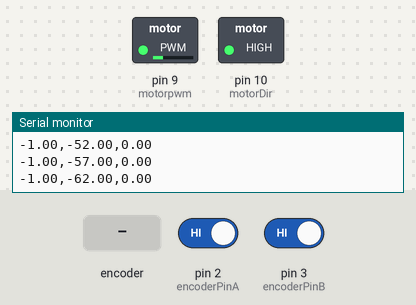
The sketch below on a simulated Arduino Uno, built with avr-gcc and run on an emulated ATmega328P. Parts: switched loads named in the sketch (green lamp = pin HIGH), the last lines printed to the serial monitor. The inputs (shaded band) are chosen by the test bench; at power-on: pin 2 (encoderPinA) HIGH, pin 3 (encoderPinB) HIGH.

Above: at 1.26 s.
1.3 s: rotary encoder on pin 2 (encoderPinA) / pin 3 (encoderPinB) turned 2 steps (second pin leading)
At 2.28 s:
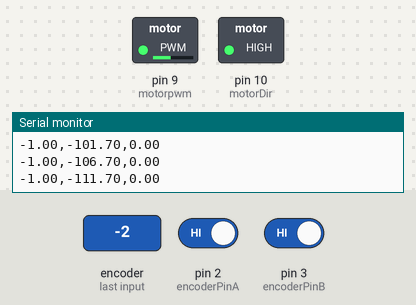
At 6.5 s:
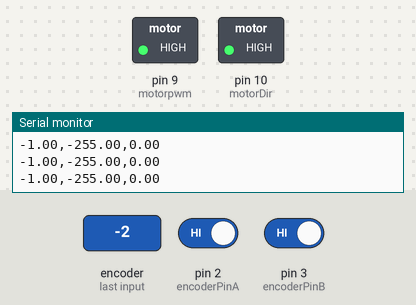
Timing chart, 0 to 8.0 s (numbered marks = the images above; inputs shaded):
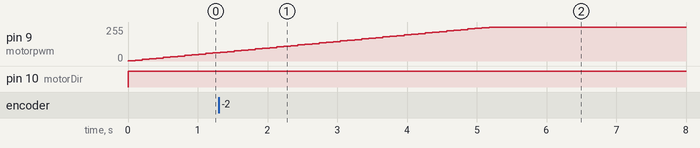

The sketch:

pid_test_speed2_LEFT.ino
```cpp
#include "pid.h"

void setup(){
  pinMode (encoderPinA, INPUT_PULLUP);
  pinMode (encoderPinB, INPUT_PULLUP);
  Serial.begin(115200);
  attachInterrupt (digitalPinToInterrupt (encoderPinA), readEncoderA, CHANGE);
  attachInterrupt (digitalPinToInterrupt (encoderPinB), readEncoderB, CHANGE);

  pinMode(motorDir, OUTPUT);
  pinMode(motorpwm, OUTPUT);

  TCCR1B = TCCR1B & 0b11111000 | 1;
}

void loop(){


  setpoint= 10*vx-5.985*w; //max 7.8 rad/s
  setpoint=-setpoint;
  control_pid();
  pwmOut(output);

  Serial.print(setpoint);
  Serial.print(",");
  Serial.print(output);
  Serial.print(",");
  Serial.println(pv);

  delay(100);

}
```

pid.h
```cpp
#define encoderPinA 2
#define encoderPinB 3
#define motorDir 10
#define motorpwm 9

float pv;
float setpoint;

volatile long  encoderValue = 0;
unsigned long previousMillis = 0;
long interval = 100;


float output, cv1, error, error1, error2;
float Kp=2, Kd=0.00, Ki=50, Tm=0.1;
float vx= 0.1;
float w=0.0;


void control_pid()
{
  unsigned long currentMillis = millis();
  if((currentMillis - previousMillis)>= interval){
    previousMillis = currentMillis;
    //    pv = 10* encoderValue * (60.0/8400.0) ; //rpm
    pv = 10* encoderValue * (2*PI/8400.0) ; //rad/seg
    encoderValue = 0;
  }
  //  setpoint = 60; //rpm setpoint 75 max

  error = setpoint - pv;


  output = cv1 + (Kp + Kd/Tm)*error + (-Kp + Ki*Tm - 2*Kd/Tm)*error1+ (Kd/Tm)*error2 ;
  cv1 = output;
  error2 = error1;
  error1 = error;

  if(output > 255.0){
    output = 255.0;
  }else if (output < -255.0) {
    output = -255.0;
  }

}

void readEncoderA()
{
  if (digitalRead(encoderPinA) != digitalRead(encoderPinB))
  {
    encoderValue++;
  }
  else
  {
    encoderValue--;
  }
}

void readEncoderB()
{
  if (digitalRead(encoderPinA) == digitalRead(encoderPinB))
  {
    encoderValue++;
  }
  else
  {
    encoderValue--;
  }
}

void forward () {
  digitalWrite(motorDir, LOW);

}
void reverse () {
  digitalWrite(motorDir, HIGH);

}


void pwmOut(float out) {
  if (out > 0) {  // if output > 0, move motor in forward direction
    analogWrite(motorpwm, out);
    forward();
  }
  else {  // if output < 0, move motor in reverse direction
    analogWrite(motorpwm, abs(out));
    reverse();
  }
}
```
